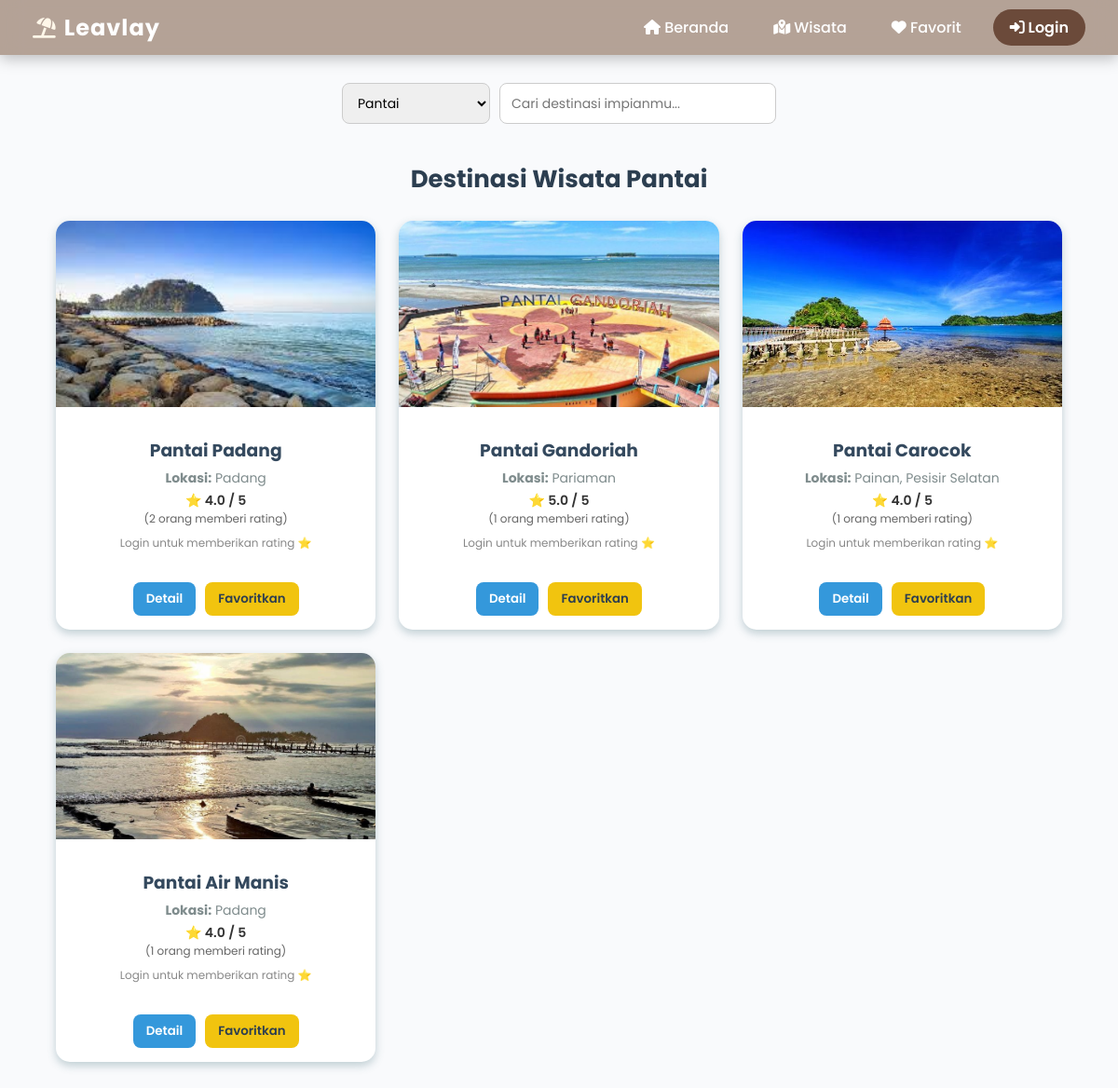
/jelajahi/jelajahi.php?kategori=pantai, run on the app's committed database.
### tables this page shows
CREATE TABLE `wisata` (
  `id_wisata` int(11) NOT NULL,
  `nama_wisata` varchar(100) DEFAULT NULL,
  `deskripsi` text NOT NULL,
  `lokasi` varchar(100) DEFAULT NULL,
  `id_kategori` int(11) DEFAULT NULL,
  `gambar` varchar(2555) NOT NULL
);

### jelajahi/jelajahi.php (the view, shortened to what this page needs)
<?php
include "../navbar/navbar.php";
$kategori_query = mysqli_query($koneksi, "SELECT * FROM kategori");
$kategori_filter = isset($_GET['kategori']) ? $_GET['kategori'] : '';
$search_filter   = isset($_GET['search']) ? $_GET['search'] : '';
$query = "SELECT
            w.*,
            k.nama_kategori,
            IFNULL(ROUND(AVG(r.nilai_rating),1),0) AS rata_rating,
            COUNT(r.id_rating) AS jumlah_rating
          FROM wisata w
          JOIN kategori k ON w.id_kategori = k.id_kategori
          LEFT JOIN rating r ON w.id_wisata = r.id_wisata
          WHERE 1";
if (!empty($kategori_filter)) {
  $kategori_safe = mysqli_real_escape_string($koneksi, $kategori_filter);
  $query .= " AND LOWER(k.nama_kategori) LIKE LOWER('%$kategori_safe%')";
}
$query .= " GROUP BY w.id_wisata ORDER BY w.id_wisata DESC";
$wisata_query = mysqli_query($koneksi, $query);
?>
<!DOCTYPE html>
<html lang="id">
<head>
</head>
<body>
<div class="search-container">
  <form method="GET" action="" id="filterForm">
    <select name="kategori" id="kategoriSelect">
      <?php while ($row = mysqli_fetch_assoc($kategori_query)) { ?>
        <option value="<?= $row['nama_kategori']; ?>"
          <?= ($kategori_filter == $row['nama_kategori']) ? 'selected' : ''; ?>>
          <?= ucfirst($row['nama_kategori']); ?>
        </option>
      <?php } ?>
    </select>
    <input type="text" name="search" id="searchInput"
           placeholder="Cari destinasi impianmu..."
           value="<?= htmlspecialchars($search_filter); ?>">
  </form>
</div>
<div class="container">
  <h2>Destinasi Wisata <?= $kategori_filter ? ucfirst($kategori_filter) : "Terbaik di Sumatera Barat"; ?></h2>
  <div class="grid">
    <?php if (mysqli_num_rows($wisata_query) > 0): ?>
      <?php while ($wisata = mysqli_fetch_assoc($wisata_query)): ?>
        <?php
        $id_user = $_SESSION['id_user'] ?? 0;
        $myRating = 0;
        ?>
        <div class="card">
          <img src="../img/<?= htmlspecialchars($wisata['gambar']); ?>" alt="<?= htmlspecialchars($wisata['nama_wisata']); ?>">
          <div class="card-content">
            <h3><?= htmlspecialchars($wisata['nama_wisata']); ?></h3>
            <p><strong>Lokasi:</strong> <?= htmlspecialchars($wisata['lokasi']); ?></p>
            <div class="rating-info">⭐ <?= $wisata['rata_rating']; ?> / 5</div>
            <div class="rating-count">(<?= $wisata['jumlah_rating']; ?> orang memberi rating)</div>
            <?php if ($id_user): ?>
              <div class="star-rating" data-wisata="<?= $wisata['id_wisata']; ?>">
                <?php for ($i = 1; $i <= 5; $i++): ?>
                  <span class="star <?= ($i <= $myRating) ? 'filled' : '' ?>" data-value="<?= $i ?>">★</span>
                <?php endfor; ?>
              </div>
            <?php else: ?>
              <p style="font-size:12px;color:#888;">Login untuk memberikan rating ⭐</p>
            <?php endif; ?>
          </div>
          <div class="buttons">
            <button class="btn-detail" onclick="location.href='../detail/detail.php?id=<?= $wisata['id_wisata']; ?>'">Detail</button>
            <button class="btn-favorit" onclick="location.href='../favoritku/favoritkan.php?id=<?= $wisata['id_wisata']; ?>'">Favoritkan</button>
          </div>
        </div>
      <?php endwhile; ?>
    <?php else: ?>
      <p class="no-data">Tidak ada destinasi ditemukan 😢</p>
    <?php endif; ?>
  </div>
</div>
</body>
</html>

### navbar/navbar.php (style rules this page uses)
* { margin: 0; padding: 0; box-sizing: border-box; font-family: 'Poppins', sans-serif; }

### jelajahi/jelajahi.php (style rules this page uses)
body { font-family: 'Poppins', sans-serif; background: #f9fafc; margin: 0; padding: 0; }
.search-container { text-align: center; margin: 30px auto; }
form { display: inline-flex; flex-wrap: wrap; justify-content: center; gap: 10px; }
select, input[type="text"] { padding: 10px 12px; font-size: 14px; border: 1px solid #ccc; border-radius: 8px; outline: none; }
.container { width: 90%; max-width: 1200px; margin: 40px auto; }
h2 { text-align: center; color: #2c3e50; font-size: 26px; margin-bottom: 25px; }
.grid { display: grid; grid-template-columns: repeat(auto-fit, minmax(260px, 1fr)); gap: 25px; }
.card { background: #fff; border-radius: 15px; box-shadow: 0 4px 10px rgba(61,106,118,0.3); overflow: hidden; transition: 0.3s ease-in-out; }
.card img { width: 100%; height: 200px; object-fit: cover; }
.card-content { padding: 15px; text-align: center; }
.card h3 { margin: 10px 0 5px; color: #34495e; }
.card p { font-size: 14px; color: #7f8c8d; margin: 3px 0; }
.rating-info { font-size: 14px; font-weight: 600; color: #333; }
.rating-count { font-size: 12px; color: #666; margin-bottom: 8px; }
.buttons { display: flex; justify-content: center; gap: 10px; padding: 15px; }
.btn-detail { background: #3498db; color: white; border: none; padding: 8px 14px; border-radius: 8px; cursor: pointer; transition: 0.3s; font-weight: 600; }
.btn-favorit { background: #f1c40f; color: #2c3e50; border: none; padding: 8px 14px; border-radius: 8px; cursor: pointer; font-weight: 600; transition: 0.3s; }

### data on the page
wisata: gambar (picture), nama_wisata "Pantai Padang", lokasi "Padang", rata_rating "4.0", jumlah_rating "2"
wisata: gambar (picture), nama_wisata "Pantai Gandoriah", lokasi "Pariaman", rata_rating "5.0", jumlah_rating "1"
wisata: gambar (picture), nama_wisata "Pantai Carocok", lokasi "Painan, Pesisir Selatan", rata_rating "4.0", jumlah_rating "1"
wisata: gambar (picture), nama_wisata "Pantai Air Manis", lokasi "Padang", rata_rating "4.0", jumlah_rating "1"

### other printed values
$kategori_filter "Pantai"
form field kategori "Pantai"
